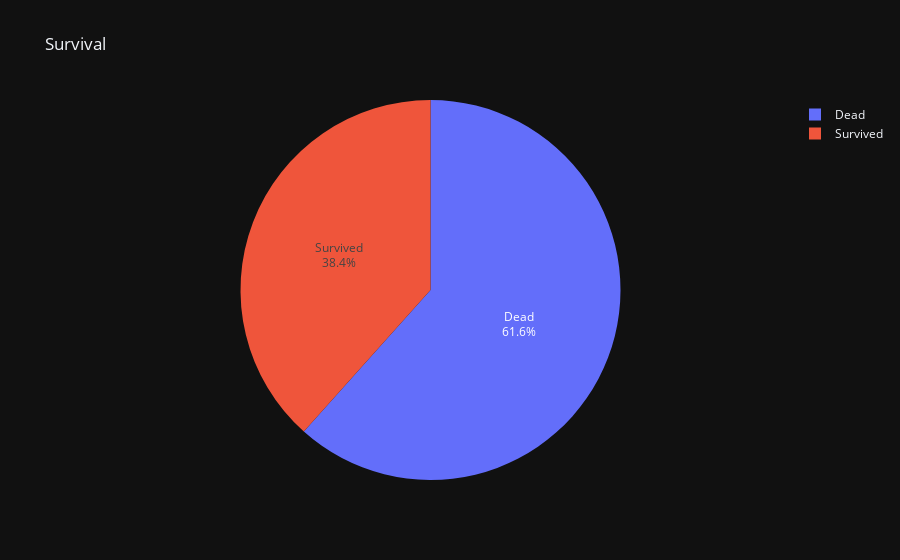

Write notebook code for a chart like this one.
### Markdown cell above
<h2>Single variable visualization</h2>

### Code cell
fig = go.Figure()

to_plot = data_droped.Survived.replace({0: 'Dead', 1: 'Survived'}).value_counts()
labels = to_plot.index
values = to_plot.values

fig.add_trace(go.Pie(
    labels = labels,
    values = values,
    textinfo='label+percent'
))

fig.update_layout(
    title_text='Survival',
    template='plotly_dark'
)

### Figure 1 — Plotly figure (JSON) as saved in the notebook; plotly's stock layout.template omitted (floating-point values rounded to 4 significant figures)
{"data": [{"labels": ["Dead", "Survived"], "textinfo": "label+percent", "type": "pie", "values": [549, 342]}], "layout": {"title": {"text": "Survival"}}}
